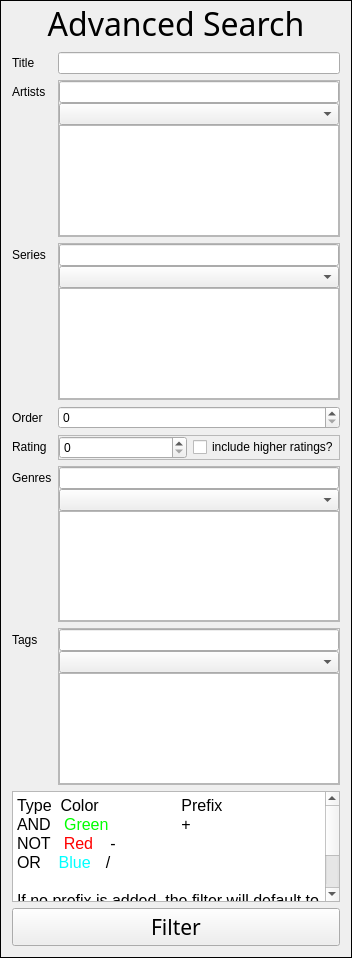
<?xml version="1.0" encoding="UTF-8"?>
<ui version="4.0">
 <class>search_panel</class>
 <widget class="QFrame" name="search_panel">
  <property name="geometry">
   <rect>
    <x>0</x>
    <y>0</y>
    <width>352</width>
    <height>958</height>
   </rect>
  </property>
  <property name="maximumSize">
   <size>
    <width>352</width>
    <height>16777215</height>
   </size>
  </property>
  <property name="windowTitle">
   <string>Frame</string>
  </property>
  <property name="frameShape">
   <enum>QFrame::Box</enum>
  </property>
  <layout class="QFormLayout" name="formLayout">
   <property name="topMargin">
    <number>0</number>
   </property>
   <item row="0" column="0" colspan="2">
    <widget class="QLabel" name="label_14">
     <property name="font">
      <font>
       <family>Century Gothic</family>
       <pointsize>24</pointsize>
      </font>
     </property>
     <property name="text">
      <string>Advanced Search</string>
     </property>
     <property name="alignment">
      <set>Qt::AlignCenter</set>
     </property>
    </widget>
   </item>
   <item row="1" column="0">
    <widget class="QLabel" name="label_15">
     <property name="text">
      <string>Title</string>
     </property>
    </widget>
   </item>
   <item row="1" column="1">
    <widget class="QLineEdit" name="title_text"/>
   </item>
   <item row="2" column="0">
    <widget class="QLabel" name="label_16">
     <property name="text">
      <string>Artists</string>
     </property>
    </widget>
   </item>
   <item row="2" column="1">
    <widget class="QFrame" name="frame_19">
     <property name="frameShape">
      <enum>QFrame::StyledPanel</enum>
     </property>
     <property name="frameShadow">
      <enum>QFrame::Raised</enum>
     </property>
     <layout class="QVBoxLayout" name="verticalLayout_11">
      <property name="spacing">
       <number>0</number>
      </property>
      <property name="leftMargin">
       <number>0</number>
      </property>
      <property name="topMargin">
       <number>0</number>
      </property>
      <property name="rightMargin">
       <number>0</number>
      </property>
      <property name="bottomMargin">
       <number>0</number>
      </property>
      <item>
       <widget class="QLineEdit" name="artists_text"/>
      </item>
      <item>
       <widget class="QComboBox" name="artists_dropdown"/>
      </item>
      <item>
       <widget class="QListWidget" name="artists_list"/>
      </item>
     </layout>
    </widget>
   </item>
   <item row="3" column="0">
    <widget class="QLabel" name="label_17">
     <property name="text">
      <string>Series</string>
     </property>
    </widget>
   </item>
   <item row="3" column="1">
    <widget class="QFrame" name="frame_10">
     <property name="frameShape">
      <enum>QFrame::StyledPanel</enum>
     </property>
     <property name="frameShadow">
      <enum>QFrame::Raised</enum>
     </property>
     <layout class="QVBoxLayout" name="verticalLayout_10">
      <property name="spacing">
       <number>0</number>
      </property>
      <property name="leftMargin">
       <number>0</number>
      </property>
      <property name="topMargin">
       <number>0</number>
      </property>
      <property name="rightMargin">
       <number>0</number>
      </property>
      <property name="bottomMargin">
       <number>0</number>
      </property>
      <item>
       <widget class="QLineEdit" name="series_text"/>
      </item>
      <item>
       <widget class="QComboBox" name="series_dropdown"/>
      </item>
      <item>
       <widget class="QListWidget" name="series_list"/>
      </item>
     </layout>
    </widget>
   </item>
   <item row="4" column="0">
    <widget class="QLabel" name="label_18">
     <property name="text">
      <string>Order</string>
     </property>
    </widget>
   </item>
   <item row="4" column="1">
    <widget class="QSpinBox" name="order_number"/>
   </item>
   <item row="5" column="0">
    <widget class="QLabel" name="label_19">
     <property name="text">
      <string>Rating</string>
     </property>
    </widget>
   </item>
   <item row="5" column="1">
    <widget class="QFrame" name="frame_7">
     <property name="frameShape">
      <enum>QFrame::StyledPanel</enum>
     </property>
     <property name="frameShadow">
      <enum>QFrame::Raised</enum>
     </property>
     <layout class="QHBoxLayout" name="horizontalLayout_3">
      <property name="leftMargin">
       <number>0</number>
      </property>
      <property name="topMargin">
       <number>0</number>
      </property>
      <property name="rightMargin">
       <number>0</number>
      </property>
      <property name="bottomMargin">
       <number>0</number>
      </property>
      <item>
       <widget class="QSpinBox" name="rating_number">
        <property name="maximum">
         <number>10</number>
        </property>
       </widget>
      </item>
      <item>
       <widget class="QCheckBox" name="rating_toggle">
        <property name="text">
         <string>include higher ratings?</string>
        </property>
       </widget>
      </item>
     </layout>
    </widget>
   </item>
   <item row="6" column="0">
    <widget class="QLabel" name="label_20">
     <property name="text">
      <string>Genres</string>
     </property>
    </widget>
   </item>
   <item row="6" column="1">
    <widget class="QFrame" name="frame_20">
     <property name="frameShape">
      <enum>QFrame::StyledPanel</enum>
     </property>
     <property name="frameShadow">
      <enum>QFrame::Raised</enum>
     </property>
     <layout class="QVBoxLayout" name="verticalLayout_12">
      <property name="spacing">
       <number>0</number>
      </property>
      <property name="leftMargin">
       <number>0</number>
      </property>
      <property name="topMargin">
       <number>0</number>
      </property>
      <property name="rightMargin">
       <number>0</number>
      </property>
      <property name="bottomMargin">
       <number>0</number>
      </property>
      <item>
       <widget class="QLineEdit" name="genres_text"/>
      </item>
      <item>
       <widget class="QComboBox" name="genres_dropdown"/>
      </item>
      <item>
       <widget class="QListWidget" name="genres_list"/>
      </item>
     </layout>
    </widget>
   </item>
   <item row="7" column="0">
    <widget class="QLabel" name="label_21">
     <property name="text">
      <string>Tags</string>
     </property>
    </widget>
   </item>
   <item row="7" column="1">
    <widget class="QFrame" name="frame_21">
     <property name="frameShape">
      <enum>QFrame::StyledPanel</enum>
     </property>
     <property name="frameShadow">
      <enum>QFrame::Raised</enum>
     </property>
     <layout class="QVBoxLayout" name="verticalLayout_13">
      <property name="spacing">
       <number>0</number>
      </property>
      <property name="leftMargin">
       <number>0</number>
      </property>
      <property name="topMargin">
       <number>0</number>
      </property>
      <property name="rightMargin">
       <number>0</number>
      </property>
      <property name="bottomMargin">
       <number>0</number>
      </property>
      <item>
       <widget class="QLineEdit" name="tags_text"/>
      </item>
      <item>
       <widget class="QComboBox" name="tags_dropdown"/>
      </item>
      <item>
       <widget class="QListWidget" name="tags_list"/>
      </item>
     </layout>
    </widget>
   </item>
   <item row="8" column="0" colspan="2">
    <widget class="QTextBrowser" name="side_help">
     <property name="maximumSize">
      <size>
       <width>16777215</width>
       <height>400</height>
      </size>
     </property>
     <property name="html">
      <string>&lt;!DOCTYPE HTML PUBLIC &quot;-//W3C//DTD HTML 4.0//EN&quot; &quot;http://www.w3.org/TR/REC-html40/strict.dtd&quot;&gt;
&lt;html&gt;&lt;head&gt;&lt;meta name=&quot;qrichtext&quot; content=&quot;1&quot; /&gt;&lt;style type=&quot;text/css&quot;&gt;
p, li { white-space: pre-wrap; }
&lt;/style&gt;&lt;/head&gt;&lt;body style=&quot; font-family:'MS Shell Dlg 2'; font-size:8.25pt; font-weight:400; font-style:normal;&quot;&gt;
&lt;p style=&quot; margin-top:0px; margin-bottom:0px; margin-left:0px; margin-right:0px; -qt-block-indent:0; text-indent:0px;&quot;&gt;&lt;span style=&quot; font-family:'Courier New'; font-size:12pt; color:#000000;&quot;&gt;Type  Color	 Prefix&lt;/span&gt;&lt;/p&gt;
&lt;p style=&quot; margin-top:0px; margin-bottom:0px; margin-left:0px; margin-right:0px; -qt-block-indent:0; text-indent:0px;&quot;&gt;&lt;span style=&quot; font-family:'Courier New'; font-size:12pt; color:#000000;&quot;&gt;AND&lt;/span&gt;&lt;span style=&quot; font-family:'Courier New'; font-size:12pt; color:#00ff00;&quot;&gt;   Green	 &lt;/span&gt;&lt;span style=&quot; font-family:'Courier New'; font-size:12pt; color:#000000;&quot;&gt;+&lt;/span&gt;&lt;/p&gt;
&lt;p style=&quot; margin-top:0px; margin-bottom:0px; margin-left:0px; margin-right:0px; -qt-block-indent:0; text-indent:0px;&quot;&gt;&lt;span style=&quot; font-family:'Courier New'; font-size:12pt; color:#000000;&quot;&gt;NOT   &lt;/span&gt;&lt;span style=&quot; font-family:'Courier New'; font-size:12pt; color:#ff0000;&quot;&gt;Red	   &lt;/span&gt;&lt;span style=&quot; font-family:'Courier New'; font-size:12pt; color:#000000;&quot;&gt;-&lt;/span&gt;&lt;/p&gt;
&lt;p style=&quot; margin-top:0px; margin-bottom:0px; margin-left:0px; margin-right:0px; -qt-block-indent:0; text-indent:0px;&quot;&gt;&lt;span style=&quot; font-family:'Courier New'; font-size:12pt; color:#000000;&quot;&gt;OR    &lt;/span&gt;&lt;span style=&quot; font-family:'Courier New'; font-size:12pt; color:#00ffff;&quot;&gt;Blue	  &lt;/span&gt;&lt;span style=&quot; font-family:'Courier New'; font-size:12pt; color:#000000;&quot;&gt;/&lt;/span&gt;&lt;/p&gt;
&lt;p style=&quot;-qt-paragraph-type:empty; margin-top:0px; margin-bottom:0px; margin-left:0px; margin-right:0px; -qt-block-indent:0; text-indent:0px; font-family:'Courier New'; font-size:12pt; color:#000000;&quot;&gt;&lt;br /&gt;&lt;/p&gt;
&lt;p style=&quot; margin-top:0px; margin-bottom:0px; margin-left:0px; margin-right:0px; -qt-block-indent:0; text-indent:0px;&quot;&gt;&lt;span style=&quot; font-family:'Courier New'; font-size:12pt; color:#000000;&quot;&gt;If no prefix is added, the filter will default to &lt;/span&gt;&lt;span style=&quot; font-family:'Courier New'; font-size:12pt; color:#00ff00;&quot;&gt;AND&lt;/span&gt;&lt;/p&gt;
&lt;p style=&quot;-qt-paragraph-type:empty; margin-top:0px; margin-bottom:0px; margin-left:0px; margin-right:0px; -qt-block-indent:0; text-indent:0px; font-family:'Courier New'; font-size:12pt; color:#00ff00;&quot;&gt;&lt;br /&gt;&lt;/p&gt;
&lt;p style=&quot; margin-top:0px; margin-bottom:0px; margin-left:0px; margin-right:0px; -qt-block-indent:0; text-indent:0px;&quot;&gt;&lt;span style=&quot; font-family:'Courier New'; font-size:12pt; color:#000000;&quot;&gt;An order of 0 is all inclusive&lt;/span&gt;&lt;/p&gt;&lt;/body&gt;&lt;/html&gt;</string>
     </property>
    </widget>
   </item>
   <item row="9" column="0" colspan="2">
    <widget class="QPushButton" name="submit_button">
     <property name="font">
      <font>
       <family>Century Gothic</family>
       <pointsize>16</pointsize>
      </font>
     </property>
     <property name="text">
      <string>Filter</string>
     </property>
    </widget>
   </item>
  </layout>
 </widget>
 <resources/>
 <connections/>
</ui>
